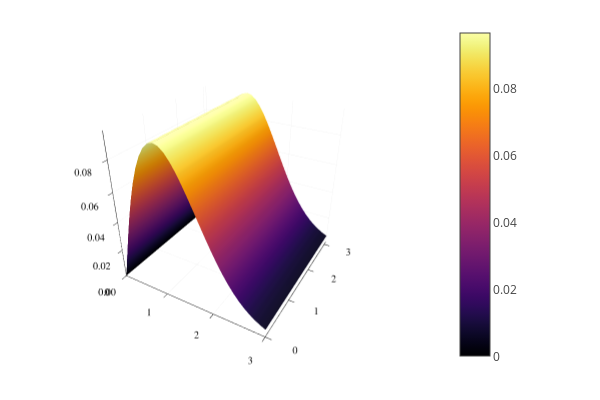

The code cell stored with this chart in its notebook:
### Code cell
surface(0:0.1:3,0:0.1:π ,(r,θ)->pdf(Normal(0,1),r*cos(θ))*pdf(Normal(0,1),r*sin(θ))*r)

### Figure 1 — Plotly figure (JSON) as saved in the notebook; plotly's stock layout.template omitted (floating-point values rounded to 4 significant figures; data arrays with more than 128 entries replaced by an {"elided": "..."} marker saying what was removed)
{"data": [{"colorbar": {"len": 0.9525, "title": "", "x": 0.7504, "y": 0.5139}, "colorscale": {"elided": "256x2 mixed values"}, "name": "y1", "opacity": null, "scene": "scene", "showlegend": false, "showscale": true, "type": "surface", "x": [0, 0.1, 0.2, 0.3, 0.4, 0.5, 0.6, 0.7, 0.8, 0.9, 1, 1.1, 1.2, 1.3, 1.4, 1.5, 1.6, 1.7, 1.8, 1.9, 2, 2.1, 2.2, 2.3, 2.4, 2.5, 2.6, 2.7, 2.8, 2.9, 3], "xaxis": "x", "y": [0, 0.1, 0.2, 0.3, 0.4, 0.5, 0.6, 0.7, 0.8, 0.9, 1, 1.1, 1.2, 1.3, 1.4, 1.5, 1.6, 1.7, 1.8, 1.9, 2, 2.1, 2.2, 2.3, 2.4, 2.5, 2.6, 2.7, 2.8, 2.9, 3, 3.1], "yaxis": "y", "z": {"elided": "32x31 float values"}, "zaxis": "z", "zmax": 0.09653, "zmin": 0}], "layout": {"annotations": [], "height": 400, "legend": {"bgcolor": "rgba(255, 255, 255, 1.000)", "bordercolor": "rgba(0, 0, 0, 1.000)", "borderwidth": 1, "font": {"color": "rgba(0, 0, 0, 1.000)", "family": "sans-serif", "size": 11}, "title": {"font": {"color": "rgba(0, 0, 0, 1.000)", "family": "sans-serif", "size": 15}, "text": ""}, "tracegroupgap": 0, "traceorder": "normal", "x": 1, "xanchor": "auto", "y": 1, "yanchor": "auto"}, "margin": {"b": 20, "l": 0, "r": 0, "t": 20}, "paper_bgcolor": "rgba(255, 255, 255, 1.000)", "plot_bgcolor": "rgba(255, 255, 255, 1.000)", "scene": {"camera": {"eye": {"x": 1.126, "y": -1.95, "z": 1.3}, "projection": "orthographic"}, "domain": {"x": [0.02138, 0.7504], "y": [0.03762, 0.9902]}, "xaxis": {"gridcolor": "rgba(0, 0, 0, 0.100)", "gridwidth": 0.5, "linecolor": "rgba(0, 0, 0, 1.000)", "mirror": false, "range": [0, 3], "showgrid": true, "showline": true, "showticklabels": true, "tickangle": 0, "tickcolor": "rgb(0, 0, 0)", "tickfont": {"color": "rgba(0, 0, 0, 1.000)", "family": "sans-serif", "size": 11}, "tickmode": "array", "ticks": "inside", "ticktext": ["0", "1", "2", "3"], "tickvals": [0, 1, 2, 3], "title": "", "titlefont": {"color": "rgba(0, 0, 0, 1.000)", "family": "sans-serif", "size": 15}, "type": "-", "visible": true, "zeroline": false, "zerolinecolor": "rgba(0, 0, 0, 1.000)"}, "yaxis": {"gridcolor": "rgba(0, 0, 0, 0.100)", "gridwidth": 0.5, "linecolor": "rgba(0, 0, 0, 1.000)", "mirror": false, "range": [0, 3.1], "showgrid": true, "showline": true, "showticklabels": true, "tickangle": 0, "tickcolor": "rgb(0, 0, 0)", "tickfont": {"color": "rgba(0, 0, 0, 1.000)", "family": "sans-serif", "size": 11}, "tickmode": "array", "ticks": "inside", "ticktext": ["0", "1", "2", "3"], "tickvals": [0, 1, 2, 3], "title": "", "titlefont": {"color": "rgba(0, 0, 0, 1.000)", "family": "sans-serif", "size": 15}, "type": "-", "visible": true, "zeroline": false, "zerolinecolor": "rgba(0, 0, 0, 1.000)"}, "zaxis": {"gridcolor": "rgba(0, 0, 0, 0.100)", "gridwidth": 0.5, "linecolor": "rgba(0, 0, 0, 1.000)", "mirror": false, "range": [0, 0.09653], "showgrid": true, "showline": true, "showticklabels": true, "tickangle": 0, "tickcolor": "rgb(0, 0, 0)", "tickfont": {"color": "rgba(0, 0, 0, 1.000)", "family": "sans-serif", "size": 11}, "tickmode": "array", "ticks": "inside", "ticktext": ["0.00", "0.02", "0.04", "0.06", "0.08"], "tickvals": [0, 0.02, 0.04, 0.06, 0.08], "title": "", "titlefont": {"color": "rgba(0, 0, 0, 1.000)", "family": "sans-serif", "size": 15}, "type": "-", "visible": true, "zeroline": false, "zerolinecolor": "rgba(0, 0, 0, 1.000)"}}, "showlegend": true, "width": 600}}
